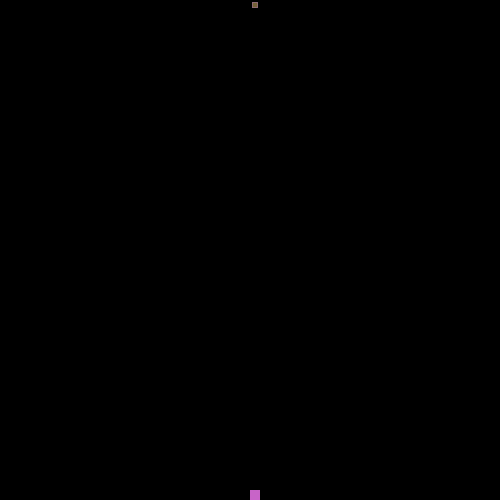
Frame 1 (no input)
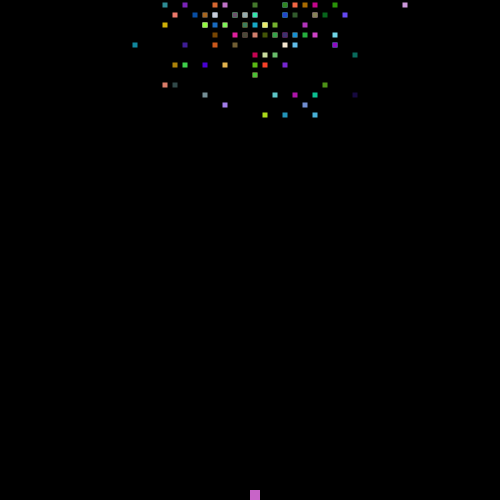
Frame 60 (no input)
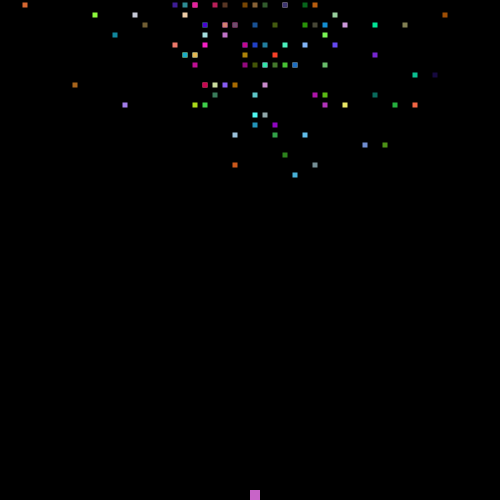
Frame 120 (the mouse pressed at the canvas centre since frame 60)

The p5.js sketch that drew these frames (run headless with seeded random() and noise() and a simulated clock; from frame 60 on, the mouse is pressed at the canvas centre):

// p5.js sketch
// ── sketch.js
var portWidth = 500;
var portHeight = 500;
var colsCount = 50;
var rowsCount = 50;
var cellWidth;
var cellHeight;
var agentWidth;
var agentHeight;
var grid = [];
var popCount = 100;
var startCell;
var lifespan;
var counter = 0;
var frameP;
var avgFitP;
var maxFitP;
var generationP;
var target;
var generation = 1;

function setup () {
    createCanvas(portWidth, portHeight);
    cellWidth = portWidth / colsCount;
    cellHeight = portHeight / rowsCount;
    frameP = createP();
    avgFitP = createP();
    maxFitP = createP();
    generationP = createP();

    // 4 * screen's diagonal
    lifespan = Math.sqrt(rowsCount * rowsCount + colsCount * colsCount) * 4;

    // Calculate the agent's width
    agentWidth = cellWidth / 2;
    agentHeight = cellHeight / 2;

    // Generate the grid cells
    for(var i = 0; i < rowsCount; i++) {
        var newRow = []
        for(var j = 0; j < colsCount; j++) {
            newCell = new Cell(i, j);
            newRow.push(newCell);
        }
        grid.push(newRow);
    }

    // Starting point for the agents
    startCell = grid[0][floor(colsCount / 2)];

    // Generate a new population
    population = new Population();
    population.populate();

    // Target location
    target = grid[rowsCount - 1][floor(colsCount / 2)];

    // UI
    avgFitP.html("Average fitness: 0");
    maxFitP.html("Max fitness: 0");
}

function draw () {
    background(0);
    
    // Update the UI
    frameP.html("Frame: " + counter);
    generationP.html("Generation: " + generation);
    
    // Display the grid
    for(var i = 0; i < grid.length; i++) {
        for(var j = 0; j < grid[i].length; j++) {
            grid[i][j].show();
        }
    }

    // Draw the target point
    push();
    fill(200, 100, 200);
    rect(target.x, target.y, cellHeight, cellWidth);
    pop();

    // Update the population
    population.run();
    
    // Update frame counter
    counter++;

    // Move to the next generation
    if(counter > lifespan) {
        generation++;
        counter = 0;
        population.evaluate();
        population.selection();
    }
}

function Cell (i, j) {
    // Cell's location in the grid
    this.i = i;
    this.j = j;

    // Calculate the location where it should be displayed
    this.x = this.j * cellWidth;
    this.y = this.i * cellHeight;
    
    // Draw the cell
    this.show = function () {
        noStroke();
        fill(0);
        rect(this.x, this.y, 60, 60);
    }
}

function Population () {
    this.agents = [];
    this.matingPool = [];

    // Initial population
    this.populate = function () {
        for(var i = 0; i < popCount; i++) {
            var agent = new Agent();
            this.agents.push(agent);
        }
    }

    // Ran every frame
    this.run = function () {
        for(var i = 0; i < this.agents.length; i++) {
            this.agents[i].show();
            this.agents[i].update();
        }
    }

    // Evaluate the agents
    this.evaluate = function () {
        var maxfit = 0;
        var avgFit = 0;
     
        for(i = 0; i < this.agents.length; i++) {
            this.agents[i].calcFitness();

            if(this.agents[i].targetReached) {
                this.agents[i].fitness *= 10;
            }

            // Increment the fitness based on the time it took to reach the target
            if(this.agents[i].targetReached) {
                var multiplier = map(this.agents[i].targetReachFrame, 0, lifespan, 10, 1);
                this.agents[i].fitness *= multiplier;
            }

            // Update the average fitness
            avgFit += this.agents[i].fitness;

            // Update the max fitness
            if(this.agents[i].fitness > maxfit) {
                maxfit = this.agents[i].fitness;
            }
        }

        // Calculate the average fitness
        avgFit /= this.agents.length;

        // Update the UI
        avgFitP.html("Average fitness: " + avgFit);
        maxFitP.html("Max fitness: " + maxfit);

        // Normalize the fitness
        for(i = 0; i < this.agents.length; i++) {
            this.agents[i].fitness /= maxfit;
        }

        // Generate the new mating pool
        this.matingPool = [];
        for(i = 0; i < this.agents.length; i++) {
            var n = this.agents[i].fitness * 100;
            for(var j = 0; j < n; j++) {
                this.matingPool.push(this.agents[i]);
            }
        }

    }

    // Generate the next generation
    this.selection = function () {
        var newAgents = [];
        for(var i = 0; i < this.agents.length; i++) {
            var parentA = random(this.matingPool).dna;
            var parentB = random(this.matingPool).dna;
            var child = parentA.crossover(parentB);
            child.mutation();
            newAgents[i] = new Agent(child)
        }
        this.agents = newAgents;
    }

}

function Agent (dna) {
    this.parentCell = startCell;

    // Assign the DNA
    if(dna) {
        this.dna = dna;
    } else {
        this.dna = new DNA();
    }
    this.dna.generate();
    this.fitness = 0;
    this.targetReached = false;
    this.targetReachFrame = null;

    // Agent movement
    this.move = function (dir) {
        // Check if the target is reached
        this.targetReached = (this.parentCell.i === target.i && this.parentCell.j === target.j);
        // If it is, prevent movement
        if(!this.targetReached) {
            // Move up
            if(dir === 0 && grid[this.parentCell.i - 1] != undefined) {
                this.parentCell = grid[this.parentCell.i - 1][this.parentCell.j];
            // Move down
            } else if (dir === 2 && grid[this.parentCell.i + 1] != undefined) {
                this.parentCell = grid[this.parentCell.i + 1][this.parentCell.j];
            // Move left
            } else if (dir === 3 && grid[this.parentCell.i][this.parentCell.j - 1] != undefined) {
                this.parentCell = grid[this.parentCell.i][this.parentCell.j - 1];
            // Move right
            } else if (dir === 1 && grid[this.parentCell.i][this.parentCell.j + 1]) {
                this.parentCell = grid[this.parentCell.i][this.parentCell.j + 1];
            }
        }
    }

    // Display the agent
    this.show = function () {
        fill(this.dna.r, this.dna.g, this.dna.b, 250);
        rect(this.parentCell.x + agentWidth / 2, this.parentCell.y + agentHeight / 2, agentWidth, agentHeight);
    }

    // Checks to be made every frame
    this.update = function () {
        if(!this.targetReached) {
            this.move(this.dna.directions[counter]);
        } else {
            if(!this.targetReachFrame) {
                this.targetReachFrame = counter;
            }
        }
    }

    // Calculate the agent's fitness
    this.calcFitness = function () {
        var dj = Math.abs(target.j - this.parentCell.j);
        var di = Math.abs(target.i - this.parentCell.i);
        var d = dj + di;
        var maxd = lifespan;

        this.fitness = map(d, 0, maxd, maxd, 1);
    }
}

function DNA () {
    this.r = random(0, 255);
    this.g = random(0, 255);
    this.b = random(0, 255);
    this.directions = [];

    // Generate a random direction
    this.generate = function () {
        for(i = 0; i < lifespan; i++) {
            var newDir = floor(random(0, 4));
            this.directions.push(newDir);
        }
    }

    // Merge 2 DNAs
    this.crossover = function (partner) {
        var newPaths = [];
        var mid = floor(this.directions.length / 2);
        for(var i = 0; i < this.directions.length; i++) {
            if(i < mid) {
                newPaths[i] = this.directions[i] 
            } else {
                newPaths[i] = partner.directions[i]
            }
        }
        
        newDNA = new DNA();
        // Assign the new DNA directions
        newDNA.directions = newPaths;
        // Generate a new color based on parents' colors 
        newDNA.r = (this.r + partner.r) / 2;
        newDNA.g = (this.g + partner.g) / 2;
        newDNA.b = (this.b + partner.b) / 2;

        return newDNA;
    }

    // Mutate 
    this.mutation = function () {
        // Generate a new direction and replace the old one in the array
        for(var i = 0; i < this.directions.length; i++) {
            if(random(1) < 0.01) {
                newDir = round(random(3));
                this.directions[i] = newDir;
            }
        }

        // Generate a random color
        if(random(1) < 0.01) {
            this.r = ceil(random(255));
            this.g = ceil(random(255));
            this.b = ceil(random(255));
        }
    }

}
